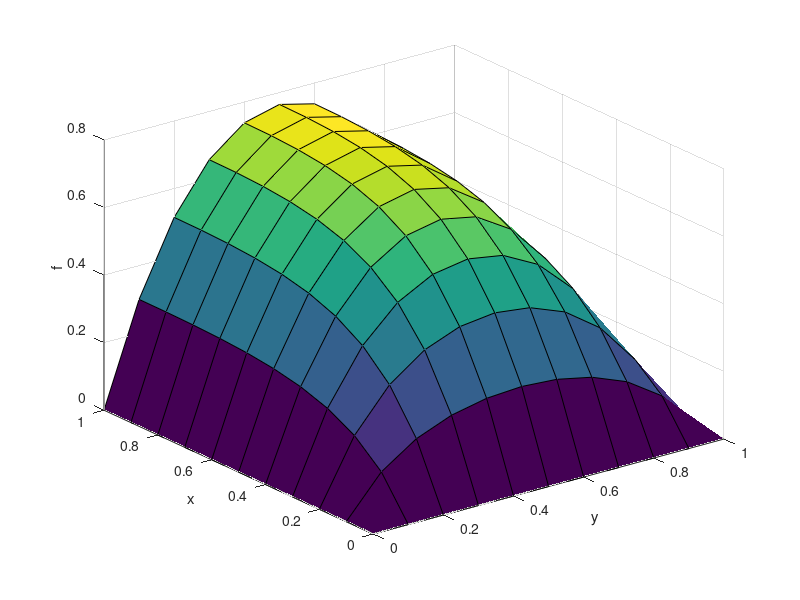

Write the MATLAB code that produced this figure.
function HW10_2_1

xStart = 0.0; xStop = 1.0; 
dx = 0.1;
J = (xStop-xStart)/dx+1;
x = linspace(xStart,xStop,J)';

yStart = 0.0; yStop = 1.0; 
dy = 0.1;
y = linspace(yStart,yStop,J)'; 

time = 0.0; tStop = 1.0;
dt = 0.025; 
alpha = 0.1; r = alpha*dt/(dx^2);
S=1.0;

f = zeros(J,J,2);   % initial condition f(:,1) - old; f(:,2) - new

    while (time < tStop)
        f(1,:) = 0;
        f(:,1) = 0;
        f(:,J) = 0;
        f(J,2:J-1,2) = (1-4*r)*f(J,2:J-1,1) + r*( 2*f(J-1,2:J-1,1) + f(J,3:J,1) + f(J,1:J-2) ) + S*dt;
        
        for i = 2:J-1
            for j =  2:J-1
               f(i,j,2)=(1-4*r)*f(i,j,1) + r*( f(i+1,j,1) + f(i-1,j,1) + f(i,j+1,1) + f(i,j-1,1) ) + S*dt;
            end
        end
        

        time = time + dt;
        f(:,:,1) = f(:,:,2);
    end
surf(y,x,f(:,:,2));
xlabel("y"); ylabel("x"); zlabel("f");

end